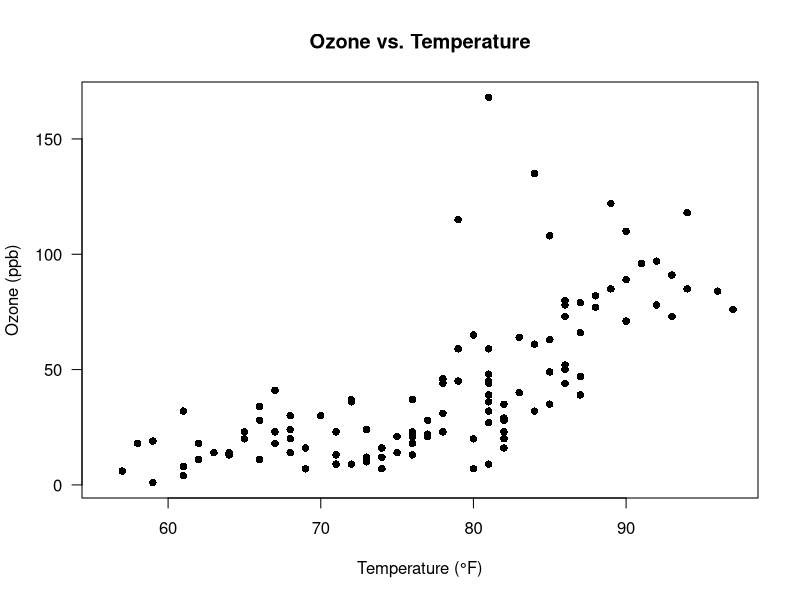
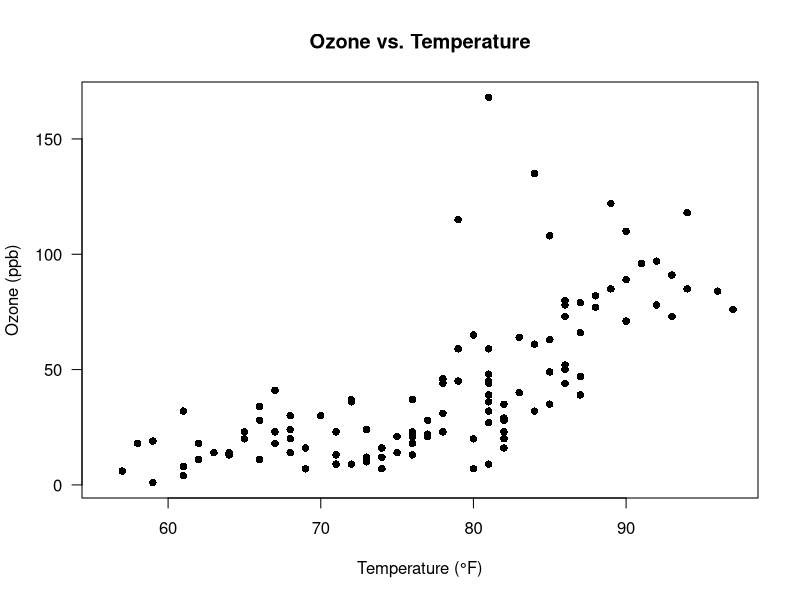

These charts were generated, in order, by the following R code: (Note: this script raises an error after producing the figures.)
## ---- chunk 1
knitr::opts_chunk$set(echo = TRUE)
## ---- chunk 2
data("ariquality")
## ---- chunk 3
# code with comments
plot(data = airquality, Ozone ~ Temp, # define dataset and x and y variable
     las = 1, # horizontal axis numbers
     pch = 16, # change symbol of points
     xlab = "Temperature (°F)", ylab = "Ozone (ppb)", # change axis labels
     main = "Ozone vs. Temperature") # add a title
## ---- chunk 4
# code without comments
plot(data = airquality, Ozone ~ Temp, las = 1, pch = 16,
     xlab = "Temperature (°F)", ylab = "Ozone (ppb)",
     main = "Ozone vs. Temperature")
## ---- chunk 5
if ("pdf_document" %in% rmarkdown::all_output_formats(knitr::current_input())) {
  cat("\\pagebreak")
}
## ---- chunk 6
# recreate plot
plot(data = airquality, Ozone ~ Temp, las = 1, pch = 16,
     xlab = "Temperature (°F)", ylab = "Ozone (ppb)",
     main = "Ozone vs. Temperature")

# calculate median ozone level
ozone_med <- median(airquality$Ozone, na.rm = TRUE)
# add median ozone level to plot
abline(h = ozone_med, col = "blue")
## ---- chunk 7
if ("pdf_document" %in% rmarkdown::all_output_formats(knitr::current_input())) {
  cat("\\pagebreak")
}
## ---- chunk 8
# create plot window with two columns
par(mfrow = c(1, 2))

plot(data = airquality, Ozone ~ Temp, las = 1,
     pch = 16, xlab = "Temperature (°F)", ylab = "Ozone (ppb)",
     main = "Ozone vs. Temperature")

plot(data = airquality, Wind ~ Temp, las = 1,
     pch = 16, xlab = "Temperature (°F)", ylab = "Wind (mph)",
     main = "Wind vs. Temperature")
## ---- chunk 9
if ("pdf_document" %in% rmarkdown::all_output_formats(knitr::current_input())) {
  cat("\\pagebreak")
}
## ---- chunk 10
# 1) Define the name and size of the plot and where to save it
pdf(file = "airquality_plot.pdf", width = 8, height = 4)

# 2) Draw plots (i.e. run plot commands)
par(mfrow = c(1, 2))

plot(data = airquality, Ozone ~ Temp, las = 1,
     pch = 16, xlab = "Temperature (°F)", ylab = "Ozone (ppb)",
     main = "Ozone vs. Temperature")

plot(data = airquality, Wind ~ Temp, las = 1,
     pch = 16, xlab = "Temperature (°F)", ylab = "Wind (mph)",
     main = "Wind vs. Temperature")

# 3) Write plot to file by shutting off the plotting device
dev.off()
## ---- chunk 11
if ("pdf_document" %in% rmarkdown::all_output_formats(knitr::current_input())) {
  cat("\\pagebreak")
}
## ---- chunk 12
# calculate linear model
lm <- lm(formula = Wind ~ Temp, data = airquality)
# inspect the summary of the linear model
summary(lm)

# recreate the plots
par(mfrow = c(1, 2))

plot(data = airquality, Ozone ~ Temp, las = 1,
     pch = 16, xlab = "Temperature (°F)", ylab = "Ozone (ppb)",
     main = "Ozone vs. Temperature")

plot(data = airquality, Wind ~ Temp, las = 1,
     pch = 16, xlab = "Temperature (°F)", ylab = "Wind (mph)",
     main = "Wind vs. Temperature")

# add the linear model to the plot
# (add "abline" after the plot in which it should be displayed)
abline(lm, col = "red")
